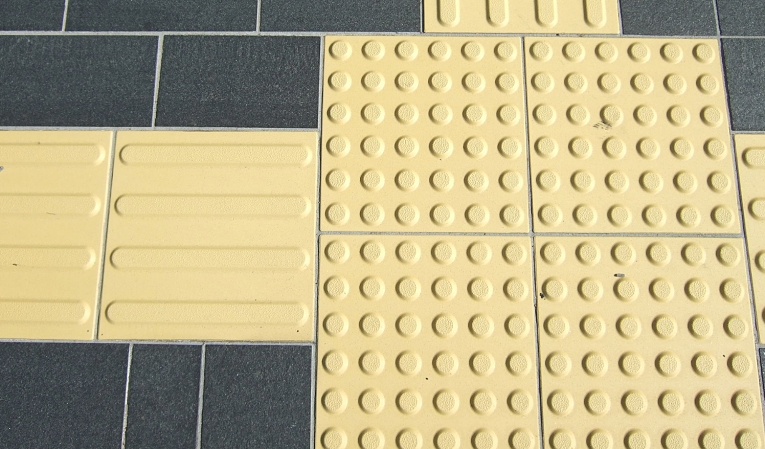
#> input picture imagens/1.png, 765 x 449 px
$ jupyter execute --allow-errors main.ipynb
#> lines starting #> are read from the running program, lines starting #| are printed output that depends on the picture
[cell 1]
import cv2 as cv
import numpy as np
import matplotlib.pyplot as plt
import imutils
import glob
import time

[cell 2]
path = glob.glob("/home/kalyan/visao-computacional/imagens/*")
cv_img = []
for img in path:
    n = cv.imread(img)
#> n is the input picture: shape (449, 765, 3); mean B, G, R 137.4, 178.5, 189.9
    cv_img.append(n)

[cell 3]
plt.figure(figsize=(20,10))
plt.subplot(2, 3, 1)
plt.imshow(cv_img[0])
plt.subplot(2, 3, 2)
plt.imshow(cv_img[1])
plt.subplot(2, 3, 3)
plt.imshow(cv_img[2])
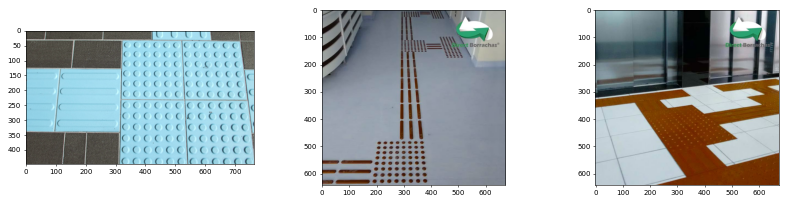
#> figure drawn by matplotlib, 3 panels; B, G, R data is drawn as R, G, B

#> (a cell that did not finish here is left out)

#> (a cell that did not finish here is left out)

[cell 6]
video = cv.VideoCapture("/home/kalyan/visao-computacional/video/video-chao.mp4")

# video = cv.VideoCapture(0)

while(True):

    # Capture the video frame
    # by frame
    ret, frame = video.read()
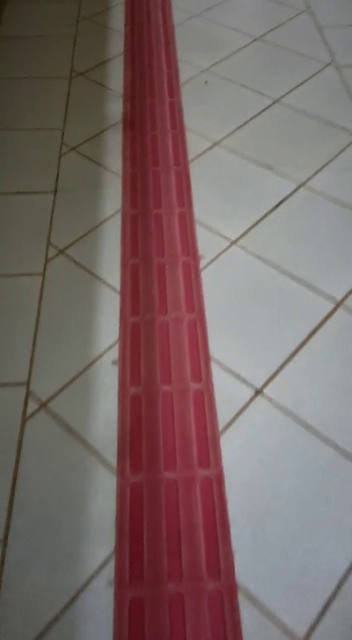
#> input picture frame 30 of video/video-chao.mp4, 352 x 640 px
#> frame is the input picture: shape (640, 352, 3); mean B, G, R 104.7, 105.8, 121.8

    # Display the resulting frame
    cv.imshow('frame', frame)

    # the 'q' button is set as the
    # quitting button you may use any
    # desired button of your choice
    if cv.waitKey(1) & 0xFF == ord('q'):
#> (key q is pressed here)
        break

# After the loop release the cap object
video.release()
# Destroy all the windows
cv.destroyAllWindows()

[cell 7]
import cv2

captura = cv2.VideoCapture("./video/video-chao.mp4")

while(1):
    ret, frame = captura.read()
    cv2.imshow("Video", frame)

    k = cv2.waitKey(30) & 0xff
#> (key q is pressed here)
